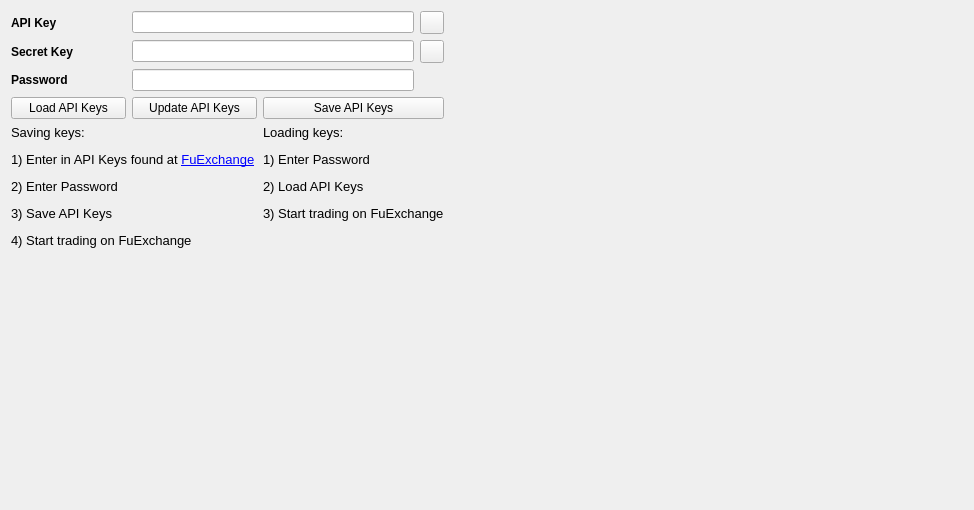
     <widget class="QWidget" name="ApiSettings">
      <attribute name="title">
       <string>Settings</string>
      </attribute>
      <layout class="QGridLayout" name="gridLayout">
       <item row="0" column="0">
        <widget class="QLabel" name="label_2">
         <property name="font">
          <font>
           <weight>75</weight>
           <bold>true</bold>
          </font>
         </property>
         <property name="text">
          <string>API Key</string>
         </property>
        </widget>
       </item>
       <item row="0" column="1" colspan="3">
        <widget class="QLineEdit" name="ApiKeyInput">
         <property name="text">
          <string/>
         </property>
        </widget>
       </item>
       <item row="0" column="4">
        <widget class="QToolButton" name="KeyPasteButton">
         <property name="toolTip">
          <string>Paste from clipboard</string>
         </property>
         <property name="text">
          <string/>
         </property>
         <property name="icon">
          <iconset resource="../bitcoin.qrc">
           <normaloff>:/icons/editpaste</normaloff>:/icons/editpaste</iconset>
         </property>
         <property name="shortcut">
          <string>Alt+P</string>
         </property>
        </widget>
       </item>
       <item row="0" column="5" rowspan="6">
        <spacer name="horizontalSpacer_3">
         <property name="orientation">
          <enum>Qt::Horizontal</enum>
         </property>
         <property name="sizeHint" stdset="0">
          <size>
           <width>519</width>
           <height>488</height>
          </size>
         </property>
        </spacer>
       </item>
       <item row="1" column="0">
        <widget class="QLabel" name="label">
         <property name="font">
          <font>
           <weight>75</weight>
           <bold>true</bold>
          </font>
         </property>
         <property name="text">
          <string>Secret Key</string>
         </property>
        </widget>
       </item>
       <item row="1" column="1" colspan="3">
        <widget class="QLineEdit" name="SecretKeyInput"/>
       </item>
       <item row="1" column="4">
        <widget class="QToolButton" name="SecretPasteButton">
         <property name="toolTip">
          <string>Paste from clipboard</string>
         </property>
         <property name="text">
          <string/>
         </property>
         <property name="icon">
          <iconset resource="../bitcoin.qrc">
           <normaloff>:/icons/editpaste</normaloff>:/icons/editpaste</iconset>
         </property>
         <property name="shortcut">
          <string>Alt+P</string>
         </property>
        </widget>
       </item>
       <item row="2" column="0">
        <widget class="QLabel" name="label_28">
         <property name="font">
          <font>
           <weight>75</weight>
           <bold>true</bold>
          </font>
         </property>
         <property name="text">
          <string>Password</string>
         </property>
        </widget>
       </item>
       <item row="2" column="1" colspan="3">
        <widget class="QLineEdit" name="PasswordInput">
         <property name="echoMode">
          <enum>QLineEdit::Password</enum>
         </property>
        </widget>
       </item>
       <item row="3" column="0">
        <widget class="QPushButton" name="LoadKeys">
         <property name="minimumSize">
          <size>
           <width>115</width>
           <height>0</height>
          </size>
         </property>
         <property name="text">
          <string>Load API Keys</string>
         </property>
        </widget>
       </item>
       <item row="3" column="1" colspan="2">
        <widget class="QPushButton" name="UpdateKeys">
         <property name="minimumSize">
          <size>
           <width>125</width>
           <height>0</height>
          </size>
         </property>
         <property name="text">
          <string>Update API Keys</string>
         </property>
        </widget>
       </item>
       <item row="3" column="3" colspan="2">
        <widget class="QPushButton" name="SaveKeys">
         <property name="minimumSize">
          <size>
           <width>115</width>
           <height>0</height>
          </size>
         </property>
         <property name="text">
          <string>Save API Keys</string>
         </property>
        </widget>
       </item>
       <item row="5" column="0" colspan="5">
        <spacer name="verticalSpacer_2">
         <property name="orientation">
          <enum>Qt::Vertical</enum>
         </property>
         <property name="sizeHint" stdset="0">
          <size>
           <width>358</width>
           <height>247</height>
          </size>
         </property>
        </spacer>
       </item>
       <item row="4" column="3" colspan="2">
        <widget class="QLabel" name="label232_17">
         <property name="font">
          <font>
           <pointsize>10</pointsize>
           <weight>50</weight>
           <bold>false</bold>
          </font>
         </property>
         <property name="text">
          <string>&lt;html&gt;&lt;head/&gt;&lt;body&gt;&lt;p&gt;Loading keys:&lt;/p&gt;&lt;p&gt;1) Enter Password&lt;/p&gt;&lt;p&gt;2) Load API Keys&lt;/p&gt;&lt;p&gt;3) Start trading on FuExchange&lt;/p&gt;&lt;/body&gt;&lt;/html&gt;</string>
         </property>
         <property name="alignment">
          <set>Qt::AlignLeading|Qt::AlignLeft|Qt::AlignTop</set>
         </property>
        </widget>
       </item>
       <item row="4" column="0" colspan="3">
        <widget class="QLabel" name="label232_16">
         <property name="font">
          <font>
           <pointsize>10</pointsize>
           <weight>50</weight>
           <bold>false</bold>
          </font>
         </property>
         <property name="text">
          <string>&lt;html&gt;&lt;head/&gt;&lt;body&gt;&lt;p&gt;Saving keys:&lt;/p&gt;&lt;p&gt;1) Enter in API Keys found at &lt;a href=&quot;https://future-exchange.com/Account/ManageApiKey&quot;&gt;&lt;span style=&quot; text-decoration: underline; color:#0000ff;&quot;&gt;FuExchange&lt;/span&gt;&lt;/a&gt;&lt;/p&gt;&lt;p&gt;2) Enter Password&lt;/p&gt;&lt;p&gt;3) Save API Keys&lt;/p&gt;&lt;p&gt;4) Start trading on FuExchange&lt;/p&gt;&lt;/body&gt;&lt;/html&gt;</string>
         </property>
        </widget>
       </item>
      </layout>
      <zorder>label</zorder>
      <zorder>ApiKeyInput</zorder>
      <zorder>label_2</zorder>
      <zorder>SecretKeyInput</zorder>
      <zorder>UpdateKeys</zorder>
      <zorder>SaveKeys</zorder>
      <zorder>LoadKeys</zorder>
      <zorder>label232_16</zorder>
      <zorder>label232_17</zorder>
      <zorder>label_28</zorder>
      <zorder>PasswordInput</zorder>
      <zorder>horizontalSpacer_3</zorder>
      <zorder>verticalSpacer_2</zorder>
      <zorder>KeyPasteButton</zorder>
      <zorder>SecretPasteButton</zorder>
     </widget>
